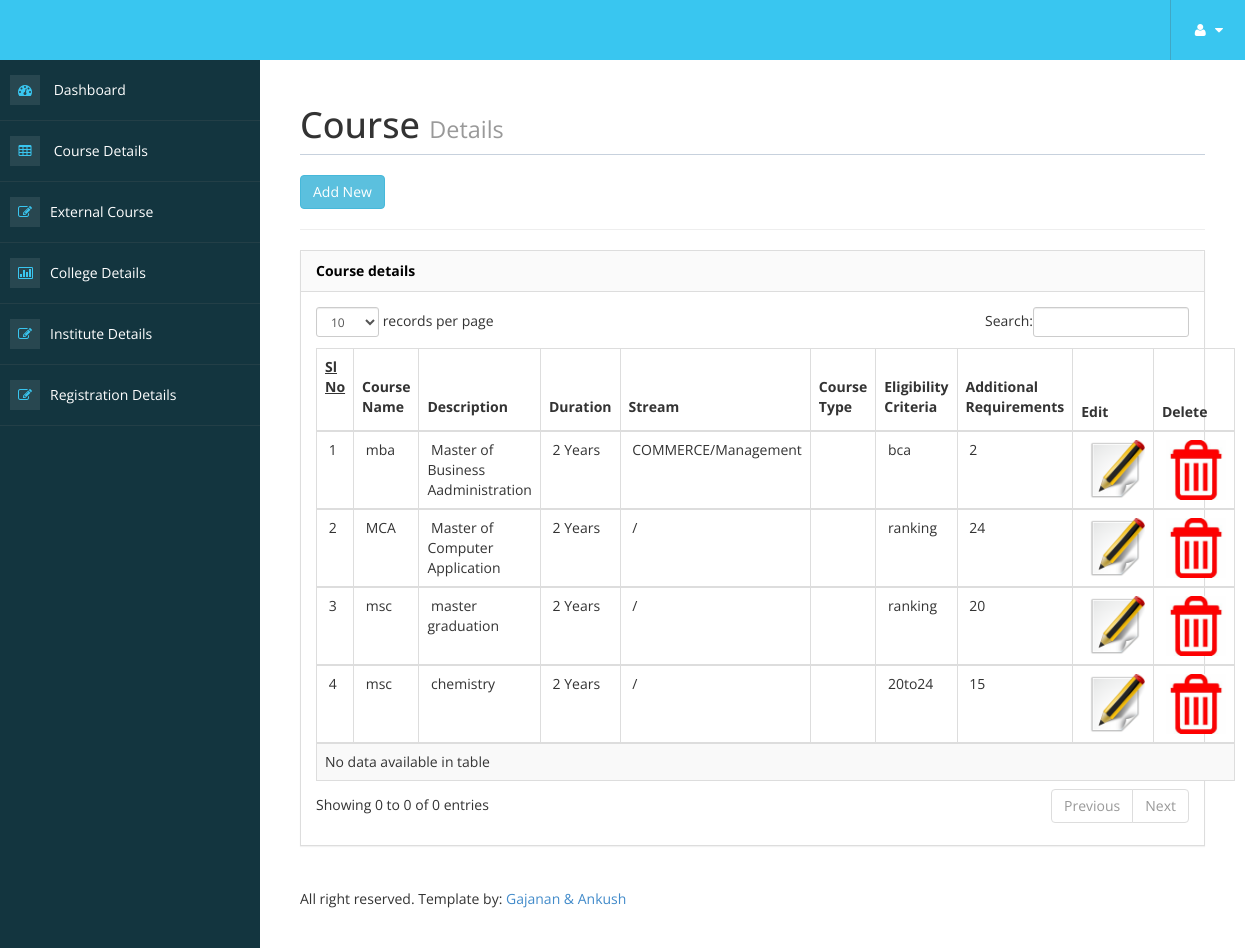
/admin/course_details_view.php (signed in), run on the app's committed database.
### tables this page shows
CREATE TABLE `course_details` (
  `course_id` int(100) NOT NULL auto_increment,
  `course_name` varchar(115) NOT NULL,
  `course_description` varchar(120) NOT NULL,
  `course_duration` int(125) NOT NULL,
  `eligibility_criteria` varchar(130) NOT NULL,
  `additional_requirements` varchar(135) NOT NULL,
  `course_stream` varchar(60) NOT NULL,
  `course_type` varchar(60) NOT NULL,
  `course_substream` varchar(60) NOT NULL,
  PRIMARY KEY  (`course_id`)
);

### admin/course_details_view.php (the view, shortened to what this page needs)
<!DOCTYPE html>
<html xmlns="http://www.w3.org/1999/xhtml">
<head>
<?php include('metadata.php');?>
<?php include('header.php');?>
<?php include('sidebar.php');?>
</head>
<body>
        <div id="page-wrapper" >
            <div id="page-inner">
			 <div class="row">
                    <div class="col-md-12">
                        <h1 class="page-header">
                             Course <small>Details</small>
                        </h1>
                    </div>
                </div>
               <a href="course_details.php" class=" btn btn-info btn">Add New </a><hr/>
            <div class="row">
                <div class="col-md-12">
                    <div class="panel panel-default">
                        <div class="panel-heading">
                             Course details
                        </div>
						                        <div class="panel-body">
                            <div class="table-responsive">
                                <table class="table table-striped table-bordered table-hover" id="dataTables-example">
                                    <thead><div align="center">
    <tr>
      <th><LABEL for="checkbox_row_1"><U>Sl No</U></LABEL>
      <LABEL for="checkbox_row_1"></LABEL></th>
      <th><LABEL for="checkbox_row_2">Course Name</LABEL></th>
      <th><LABEL for="checkbox_row_3">Description</LABEL></th>
      <th><LABEL for="checkbox_row_4">Duration</LABEL></th>
	  <th><LABEL for="checkbox_row_4">Stream</LABEL></th>
	  <th><LABEL for="checkbox_row_4">Course Type</LABEL></th>
      <th><LABEL for="checkbox_row_5">Eligibility Criteria</LABEL></th>
      <th><LABEL for="checkbox_row_6">Additional Requirements</LABEL></th>
      <th>Edit</th>
      <th>Delete</th>
    </tr>
	<?php
	$sl=1;
	$sql="select * from course_details";
	$res=mysql_query($sql);
	while($row=mysql_fetch_array($res))
	{
	?>
    <tr>
      <td>&nbsp;<?php echo $sl++;?></td>
      <td>&nbsp;<?php echo $row['course_name']?></td>
      <td>&nbsp;<?php echo $row['course_description']?></td>
      <td>&nbsp;<?php echo $row['course_duration']?> Years</td>
	  <td>&nbsp;<?php echo $row['course_stream']."/". $row['course_substream']?></td>
      <td>&nbsp;<?php echo $row['course_type']?></td>
      <td>&nbsp;<?php echo $row['eligibility_criteria']?></td>
      <td>&nbsp;<?php echo $row['additional_requirements']?></td>
      <td>&nbsp;<a href="course_details_edit.php?c_id=<?php echo $row['course_id'];?>"><img src="images/edit.png" width="60" height="60"></a></td>
      <td>&nbsp;<a href="course_details_delete.php?c_id=<?php echo $row['course_id'];?>"><img src="images/delete.jpg" width="60" height="60"></a></td>
    </tr>
	<?php
	}
	?>
                                </table>
                            </div>
                        </div>
                    </div>
                <?php include('footer.php');?>
			    </div>
            </div>
                </div>
            </div>
</body>
</html>

### admin/assets/css/custom-styles.css (style rules this page uses)
body { font-family: 'Open Sans', sans-serif; }
#page-wrapper { padding: 15px 15px; min-height: 600px; background: #FFFFFF; }
#page-inner { width:100%; margin:10px 20px 10px 0px; background-color:transparent; padding:10px; min-height:1200px; }
h1, .h1, h2, .h2, h3, .h3 { margin-top: 7px; margin-bottom: -5px; }
.panel { border-radius:0px; }
.page-header { padding-bottom: 9px; margin: 10px 0 20px; border-bottom: 1px solid #C7D1DD; }
.panel-default > .panel-heading { color: #000; background-color: #FFFFFF; border-color: #ddd; font-weight:bold; background: #FAFAFA; }
@media (min-width:768px) { #page-wrapper { margin: 0 0 0 260px; padding: 15px 30px; min-height: 1200px; } }

### data on the page
course_details: course_name "mba", course_description "Master of Business Aadministration", course_duration "2", course_stream "COMMERCE", course_substream "Management", eligibility_criteria "bca", additional_requirements "2"
course_details: course_name "MCA", course_description "Master of Computer Application", course_duration "2", eligibility_criteria "ranking", additional_requirements "24"
course_details: course_name "msc", course_description "master graduation", course_duration "2", eligibility_criteria "ranking", additional_requirements "20"
course_details: course_name "msc", course_description "chemistry", course_duration "2", eligibility_criteria "20to24", additional_requirements "15"
